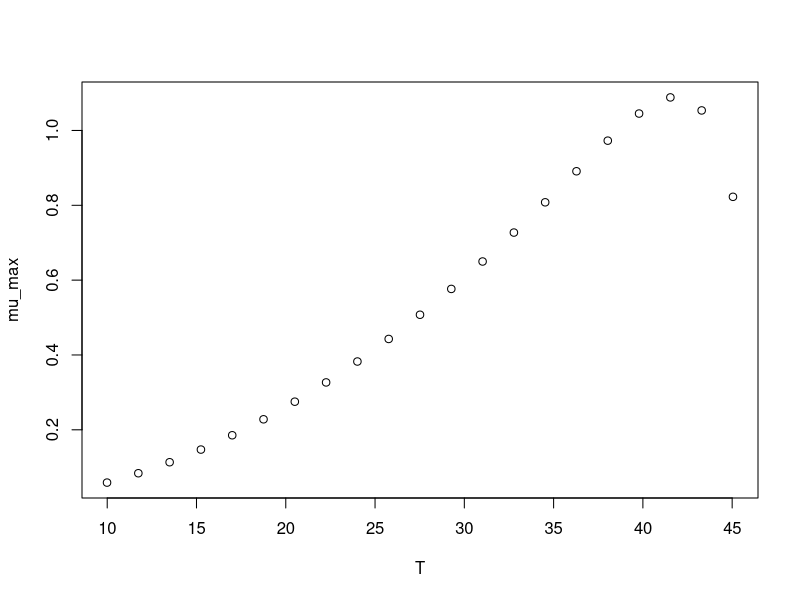

The R source for this figure:
#############################
# start of Parameter script
#############################
T <- seq(9.99000999000999,45.045,length.out=21)
#############################
# end of Parameter script
#############################
############################# 
# start of Model script Gropin ID 1142 
#############################
 
# constant coefficients for this model
 
variables <- data.frame(T)
argumentsPar <- expand.grid(variables)
 
# heart of the model
response_surface <- function(T) {
   mumax <-7.18*(10^-4)*((T-0.93)^2)*(1-exp(0.464*(T-46.96)))

return(mumax=mumax)
} 

# output parameters
mumax <- cbind(argumentsPar,response_surface(argumentsPar['T']))
colnames(mumax) <- c(colnames(argumentsPar),'mumax')
#############################
# End of Model script
#############################
############################# 
# start of Visualisation script Gropin ID 1142 
#############################
plot(T,mumax$mumax,
                          xlab='T',
                          ylab='mu_max')
#############################
# End of Visualisation script
#############################
